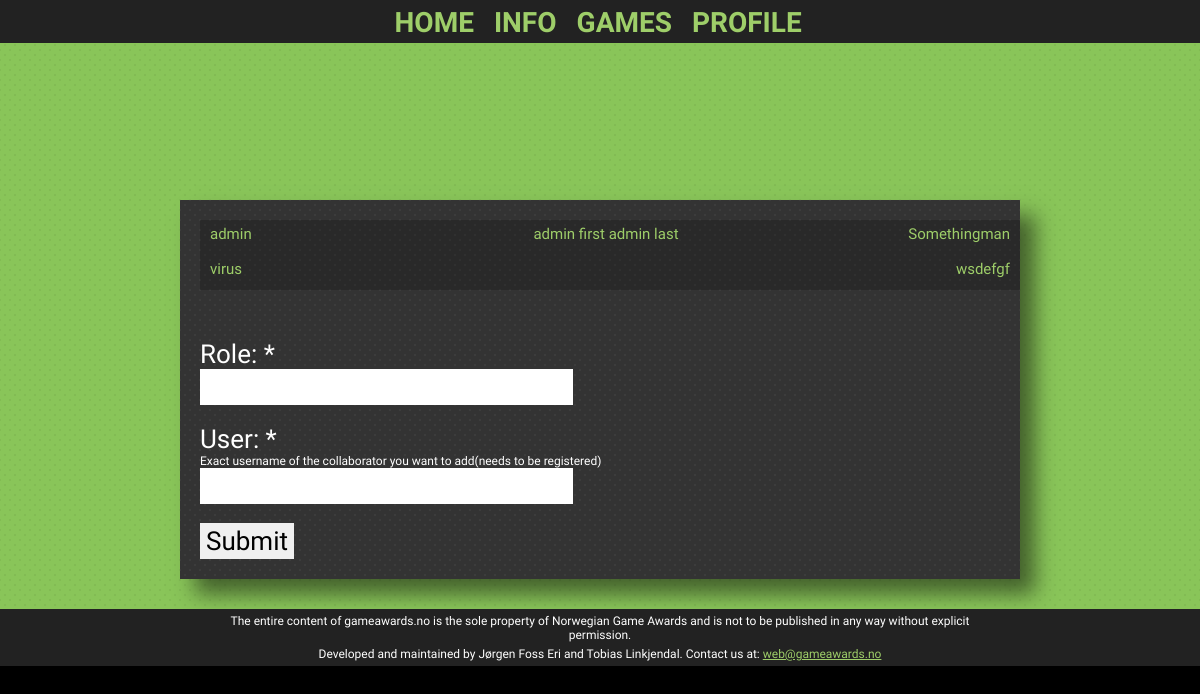
/runs/add_game_dev/1/ (signed in), run on the app's committed database.
### runs/models.py (models this page shows, shortened)
class Developer(models.Model):
    user = models.ForeignKey(User)
    role = models.CharField(max_length = 300)
    game = models.ForeignKey(Game)

### runs/views.py (the view)
# urls.py: url(r'add_game_dev/(?P<game_id>\d+)/$', 'add_game_dev_request'),
def add_game_dev_request(request, game_id):
    if not request.user.is_authenticated():
        return HttpResponseRedirect('/login/')
    g = Game.objects.get(pk = game_id)
    devs = Developer.objects.filter(game=g)
    if request.method == 'POST':
        form = GameDevForm(request.POST, request.FILES)
        if form.is_valid():
            d = form.save(commit=False)
            d.game = g
            d.user = User.objects.get(username=form.cleaned_data['user'])
            d.save()
            return HttpResponseRedirect('/runs/add_game_dev/'+str(game_id))
        else:
            context = {'form':form, 'devs':devs}
    else:
        form = GameDevForm()
        context = {'form':form,'devs':devs}
    return render_to_response(
        'runs/add_game_dev.html',
        context,
        context_instance=RequestContext(request))

### runs/forms.py (shortened to what this page needs)
class GameDevForm(ModelForm):
    user = forms.CharField(label=(u'User name'))
    class Meta:
        model = Developer
        exclude = ('game', 'user')

### templates/runs/add_game_dev.html (shortened to what this page needs)
{% extends "single_page.html" %}
{% block page %}
<div id="add-game-dev-container" class="single-page-container">
    <div id="existing-devs-container">
        {% if devs %}
            {% for dev in devs %}
               <div class="text-background existing-devs">
                    <div class="existing-devs-username">{{ dev.user.username }}</div>
                    <div class="existing-devs-full-name">{{ dev.user.first_name}}&nbsp;{{ dev.user.last_name }}</div>
                    <div class="existing-devs-role">{{ dev.role }}</div>
                </div>
            {% endfor %}
        {% else %}
            <p> No devs have been added </p>
        {% endif %}
    </div>
    <form action="" method="post" enctype="multipart/form-data">
        <div class="register_div">
                <p><label for="role"{% if form.role.errors %} class="error"{% endif %}>Role: *</label></p>
                <p>
                    {{ form.role }}
                </p>
        </div>
        <div class="register_div">
                <p><label for="user"{% if form.user.errors %} class="error"{% endif %}>User: *</label></p>
                <div style="font-size:12px;">
                    Exact username of the collaborator you want to add(needs to be registered)
                </div>
                <p>
                    {{ form.user }}
               </p>
        </div>
        <p><input type="submit" alt="register" /></p>
    </form>
</div>
{% endblock %}

### static/stylesheets/page-style.css (style rules this page uses)
body { background: black; }
input { font-size:26px; }
input { cursor: pointer; padding: 3px 6px 3px 6px; }
.text-background { position: relative; overflow:hidden; color: #9ECE69; background: black; background: rgba(0,0,0,0.2); padding:5px 10px 5px 10px; }
.single-page-container { height:100%; }
.register_div label { font-size:26px; }
.register_div p { font-size:26px; }

### static/stylesheets/games.css (style rules this page uses)
#existing-devs-container { width:100%; height:auto; margin-bottom:30px; }
.existing-devs { width:100%; height:25px; }
.existing-devs-username { float:left; font-size:15px; width:33%; }
.existing-devs-full-name { float:left; font-size:15px; width:33%; text-align:center; }
.existing-devs-role { float:right; font-size:15px; width:33%; text-align:right; }

### data on the page
Developer: user.username "admin", user.first_name "admin first", user.last_name "admin last", role "Somethingman"
Developer: user.username "virus", role "wsdefgf"
